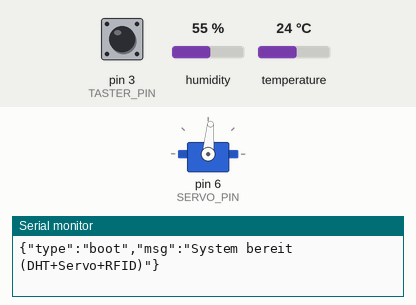
The sketch below on a simulated Arduino Uno, built with avr-gcc and run on an emulated ATmega328P. On the bench: servo, the last lines printed to the serial monitor. Inputs (shaded band) come from the test bench; at power-on: pin 3 (TASTER_PIN) HIGH, humidity 55 %, temperature 24 °C.

Above: at 1.6 s.
1.7 s: pin 3 (TASTER_PIN) pulled LOW for 0.15 s
At 2.6 s:
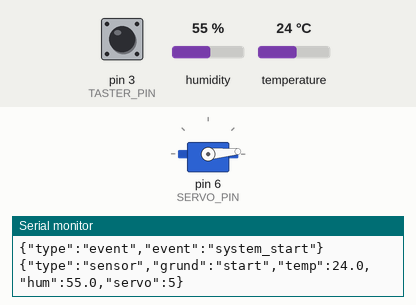
6.3 s: pin 3 (TASTER_PIN) pulled LOW for 1 s
At 7.3 s:
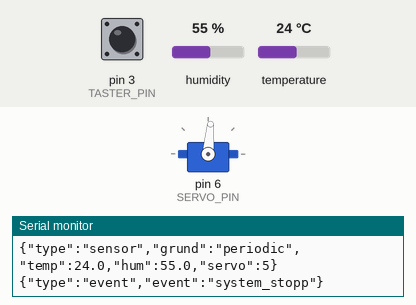
12.2 s: pin 3 (TASTER_PIN) pulled LOW for 3.2 s
At 13.5 s:
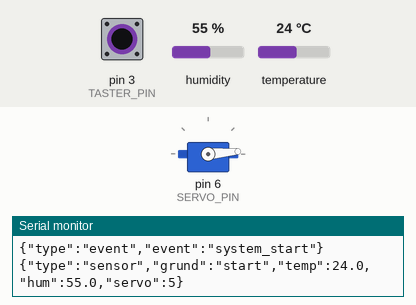
Timing chart, 0 to 15.2 s (numbered marks = the images above; inputs shaded):
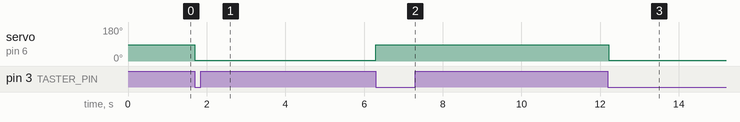

Measured:
- after the input at 1.7 s, servo on pin 6 (SERVO_PIN): 85° → 5° at once
- after the input at 6.3 s, servo on pin 6 (SERVO_PIN): 5° → 85° at once
- after the input at 12.2 s, servo on pin 6 (SERVO_PIN): 85° → 5° at once

The sketch:

sketch.ino
```cpp
/**
 * hyperloop_dpp_combined.ino
 * ──────────────────────────
 * Kombiniert: DHT11-Sensor + Servo (Schalung) + RFID-Leser (MFRC522)
 *
 * Pins:
 *   DHT11   → Pin 2
 *   Taster  → Pin 3
 *   Servo   → Pin 6
 *   RFID RST→ Pin 9
 *   RFID SS → Pin 10
 *   RFID SPI→ 11 (MOSI), 12 (MISO), 13 (SCK) [Standard Arduino SPI]
 *
 * Bibliotheken:
 *   DHT sensor library (Adafruit)
 *   Servo (built-in)
 *   MFRC522 (Miguel Balboa)
 *
 * Protokoll (seriell, 9600 Baud):
 *   Befehle von Python: 'C' = schliessen/start, 'O' = öffnen/stopp
 *   Ausgaben JSON:
 *     {"type":"boot","msg":"System bereit"}
 *     {"type":"event","event":"cmd_start"}
 *     {"type":"sensor","grund":"periodic","temp":22.5,"hum":58.0,"servo":5}
 *     {"type":"event","event":"cmd_stopp"}
 *     {"type":"rfid","url":"https://w3id.org/hyperloop-dpp/SN-..."}
 *     {"type":"rfid_error","msg":"Karte nicht lesbar"}
 */

#include "DHT.h"
#include <Servo.h>
#include <SPI.h>
#include <MFRC522.h>

// ─── Pins ────────────────────────────────────────────────────────────────────
#define DHTPIN       2
#define DHTTYPE      DHT11
#define TASTER_PIN   3
#define SERVO_PIN    6
#define RST_PIN      9
#define SS_PIN       10

// ─── Intervalle ──────────────────────────────────────────────────────────────
#define SENSOR_INTERVALL 2000

// ─── Objekte ─────────────────────────────────────────────────────────────────
DHT      dht(DHTPIN, DHTTYPE);
Servo    schalung;
MFRC522  mfrc522(SS_PIN, RST_PIN);
MFRC522::MIFARE_Key rfidKey;

// ─── Zustandsvariablen ───────────────────────────────────────────────────────
bool sensorAktiv          = false;
bool rfidAktiv            = false;   // true = Scan wird erwartet (Schalung offen)
bool letzterTasterZustand = HIGH;
unsigned long letzterSensorSend = 0;
int aktuellerWinkel       = 85;


// ─── Hilfsfunktionen ─────────────────────────────────────────────────────────

void sendeStatus(const char* grund) {
  float temp = dht.readTemperature();
  float hum  = dht.readHumidity();

  Serial.print("{\"type\":\"sensor\",\"grund\":\"");
  Serial.print(grund);
  Serial.print("\",\"temp\":");
  if (!isnan(temp)) Serial.print(temp, 1); else Serial.print("\"null\"");
  Serial.print(",\"hum\":");
  if (!isnan(hum))  Serial.print(hum, 1);  else Serial.print("\"null\"");
  Serial.print(",\"servo\":");
  Serial.print(aktuellerWinkel);
  Serial.println("}");
}

void oeffneSchalung() {
  schalung.attach(SERVO_PIN);
  aktuellerWinkel = 85;
  schalung.write(aktuellerWinkel);
  delay(400);
  schalung.detach();
}

void schliesseSchalung() {
  schalung.attach(SERVO_PIN);
  aktuellerWinkel = 5;
  schalung.write(aktuellerWinkel);
  delay(400);
  schalung.detach();
}

// ─── RFID lesen ──────────────────────────────────────────────────────────────

void leseRFID() {
  if (!mfrc522.PICC_IsNewCardPresent() || !mfrc522.PICC_ReadCardSerial()) return;

  MFRC522::StatusCode status;
  byte buffer[18];
  byte size = sizeof(buffer);
  String fullData = "";

  // Authentifizierung Sektor 1 (Block 4)
  status = mfrc522.PCD_Authenticate(
    MFRC522::PICC_CMD_MF_AUTH_KEY_A, 4, &rfidKey, &(mfrc522.uid)
  );
  if (status != MFRC522::STATUS_OK) {
    Serial.println("{\"type\":\"rfid_error\",\"msg\":\"Auth fehlgeschlagen\"}");
    mfrc522.PICC_HaltA();
    return;
  }

  // Blöcke 4–6 lesen
  for (byte block = 4; block <= 6; block++) {
    status = mfrc522.MIFARE_Read(block, buffer, &size);
    if (status == MFRC522::STATUS_OK) {
      for (byte i = 0; i < 16; i++) {
        fullData += (char)buffer[i];
      }
    }
  }

  mfrc522.PICC_HaltA();
  mfrc522.PCD_StopCrypto1();

  // URL aus NDEF-Daten extrahieren
  String url = "";
  int headerIndex = -1;

  for (int i = 0; i < (int)fullData.length(); i++) {
    if (fullData[i] == 0x55) { headerIndex = i; break; }
  }

  if (headerIndex != -1 && headerIndex + 1 < (int)fullData.length()) {
    byte prefix = fullData[headerIndex + 1];
    if      (prefix == 0x01) url = "http://www.";
    else if (prefix == 0x02) url = "https://www.";
    else if (prefix == 0x03) url = "http://";
    else if (prefix == 0x04) url = "https://";

    for (int i = headerIndex + 2; i < (int)fullData.length(); i++) {
      byte c = fullData[i];
      if (c == 0xFE) break;
      if (c >= 32 && c <= 126) url += (char)c;
    }
  }

  if (url.length() > 0) {
    Serial.print("{\"type\":\"rfid\",\"url\":\"");
    Serial.print(url);
    Serial.println("\"}");
    rfidAktiv = false;  // Einmalig – nach erfolgtem Scan zurücksetzen
  } else {
    Serial.println("{\"type\":\"rfid_error\",\"msg\":\"Keine URL auf Karte\"}");
  }
}


// ─── Setup ───────────────────────────────────────────────────────────────────

void setup() {
  Serial.begin(9600);
  dht.begin();
  pinMode(TASTER_PIN, INPUT_PULLUP);

  // Servo Startposition
  schalung.attach(SERVO_PIN);
  schalung.write(aktuellerWinkel);
  delay(400);
  schalung.detach();

  // SPI + RFID initialisieren
  SPI.begin();
  mfrc522.PCD_Init();

  // NFC-Forum Key (D3 F7 D3 F7 D3 F7)
  for (byte i = 0; i < 6; i++) {
    rfidKey.keyByte[i] = (i % 2 == 0) ? 0xD3 : 0xF7;
  }

  Serial.println("{\"type\":\"boot\",\"msg\":\"System bereit (DHT+Servo+RFID)\"}");
}


// ─── Loop ────────────────────────────────────────────────────────────────────

void loop() {

  // ── 1. Befehle von Python lesen ──────────────────────────────────────────
  if (Serial.available() > 0) {
    char cmd = Serial.read();

    if (cmd == 'C') {
      sensorAktiv = true;
      rfidAktiv   = false;   // kein Scan während Messung
      schliesseSchalung();
      Serial.println("{\"type\":\"event\",\"event\":\"cmd_start\"}");
      sendeStatus("start");
      letzterSensorSend = millis();
    }
    else if (cmd == 'O') {
      sensorAktiv = false;
      rfidAktiv   = true;    // Scan wird jetzt erwartet
      oeffneSchalung();
      Serial.println("{\"type\":\"event\",\"event\":\"cmd_stopp\"}");
    }
  }

  // ── 2. Taster abfragen ───────────────────────────────────────────────────
  bool aktuellerTasterZustand = digitalRead(TASTER_PIN);

  if (aktuellerTasterZustand == LOW && letzterTasterZustand == HIGH) {
    sensorAktiv = !sensorAktiv;
    schalung.attach(SERVO_PIN);

    if (sensorAktiv) {
      rfidAktiv = false;
      schliesseSchalung();
      Serial.println("{\"type\":\"event\",\"event\":\"system_start\"}");
      sendeStatus("start");
      letzterSensorSend = millis();
    } else {
      rfidAktiv = true;      // Scan erwartet nach manuellem Öffnen
      oeffneSchalung();
      Serial.println("{\"type\":\"event\",\"event\":\"system_stopp\"}");
    }
    delay(50);
  }

  letzterTasterZustand = aktuellerTasterZustand;

  // ── 3. Sensordaten senden ────────────────────────────────────────────────
  if (sensorAktiv) {
    unsigned long jetzt = millis();
    if (jetzt - letzterSensorSend >= SENSOR_INTERVALL) {
      letzterSensorSend = jetzt;
      sendeStatus("periodic");
    }
  }

  // ── 4. RFID prüfen (nur wenn Scan erwartet wird) ─────────────────────────
  if (rfidAktiv) {
    leseRFID();
  }
}
```
